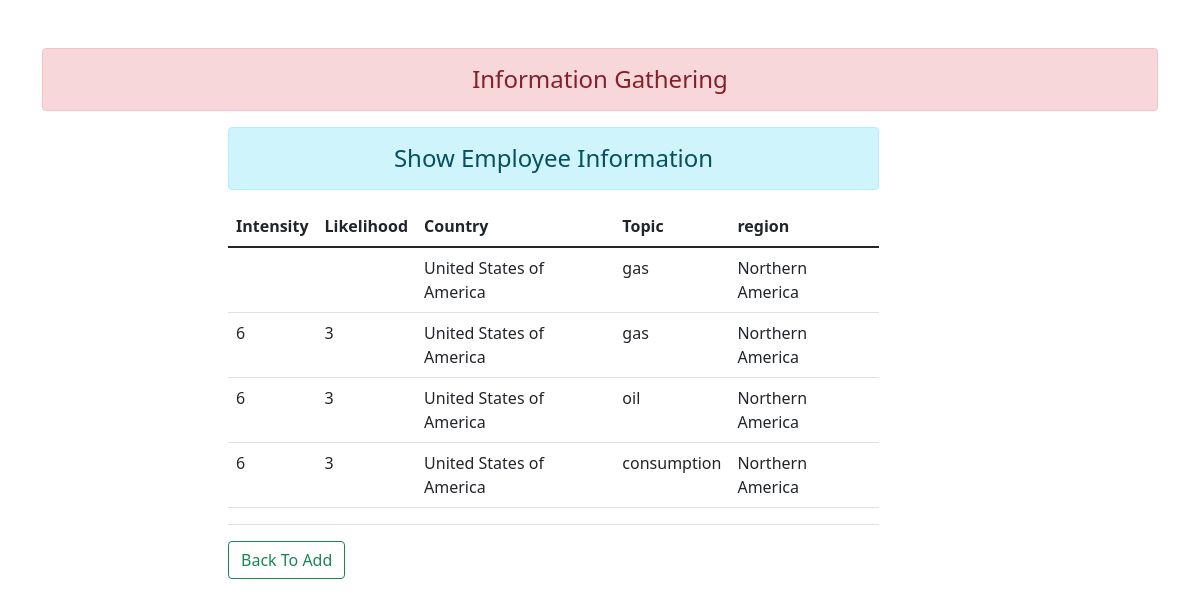
The page /show on the database its author committed.
### myapp/models.py (models this page shows)
class info(models.Model):
    end_year=models.CharField(max_length=500,blank=True)
    intensity=models.CharField( max_length=500,blank=True)
    sector=models.CharField(max_length=200,blank=True)
    topic=models.CharField(max_length=500,blank=True)
    insight=models.CharField(max_length=500,blank=True)
    url=models.URLField(blank=True)
    region=models.CharField(max_length=500,blank=True)
    start_year=models.CharField(max_length=500,blank=True)
    impact=models.CharField(max_length=50,blank=True)
    added=models.CharField(max_length=500, blank=True)
    published=models.CharField(max_length=500,blank=True)
    country=models.CharField(max_length=500,blank=True)
    relevance=models.CharField(max_length=500,blank=True)
    pestle=models.CharField(max_length=500,blank=True)
    source=models.CharField(max_length=500,blank=True)
    title=models.CharField(max_length=500,blank=True)
    likelihood=models.CharField(max_length=500,blank=True)

### myapp/views.py (the view)
# urls.py: path('show', views.show, name="show"),
def show(request):
    student = info.objects.all()
    return render(request, 'myapp/show.html',{'stu':student})

### myapp/templates/myapp/show.html
{% extends 'myapp/base.html'  %}
{% block content %}
    <div class="col-sm-7 offset-2">
        <h4  class="text-center alert alert-info">Show Employee Information</h4>
        {% if stu %}
            <table class="table table-hover">
                <thead>
                    <tr>
                        <th scope="col" >Intensity</th>
                        <th scope="col">Likelihood</th>
                        <th scope="col">Country</th>
                        <th scope="col">Topic</th>
                        <th scope="col">region</th>
                    </tr>
                </thead>
                <tbody>
                    {% for st in stu %}
                    <tr>
                        <td>{{st.intensity}}</td>
                        <td>{{st.likelihood}}</td>
                        <td>{{st.country}}</td>
                        <td>{{st.topic}}</td>
                        <td>{{st.region}}</td>
                    </tr>
                    {% endfor %}
                </tbody>
            </table>
        {% else %}
         <h4 >no record</h4>
        {% endif %}
        <a href="{%url 'add'%}">
            <button type="submit" class="btn btn-outline-success" >Back To Add </button>
          </a>
    </div>
    </div>
{% endblock content %}

### myapp/templates/myapp/base.html (shortened to what this page needs)
<!DOCTYPE html>
{% load static %}
<html lang="en">
<head>
    <link rel="stylesheet" href="{% static 'myapp/css/bootstrap.css' %}">
</head>
<body>
    <div class="container mt-5">
        <h4 class="text-center alert alert-danger">Information Gathering</h4>
    {% block content %}
    {% endblock content %}
</body>
</html>

### rows shown on the page
info: country "United States of America", topic "gas", region "Northern America"
info: intensity "6", likelihood "3", country "United States of America", topic "gas", region "Northern America"
info: intensity "6", likelihood "3", country "United States of America", topic "oil", region "Northern America"
info: intensity "6", likelihood "3", country "United States of America", topic "consumption", region "Northern America"
